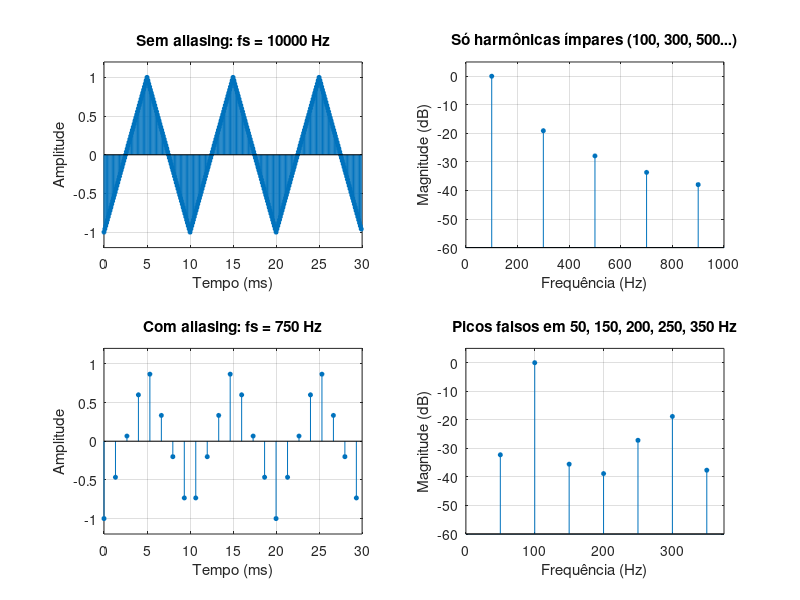

Reproduce this figure in MATLAB.
% Demonstração simples de aliasing no ESPECTRO de uma onda triangular
%
% A triangular só tem harmônicas ÍMPARES: 100, 300, 500, 700, 900 Hz...
% Se fs/2 (Nyquist) fica abaixo de alguma delas, essa harmônica "dobra"
% e aparece numa frequência errada.
clc; clear; close all;
pkg load signal                          % função sawtooth

f = 100;                                 % frequência da triangular (Hz)

% sawtooth(x, 0.5) gera uma triangular de -1 a 1
tri = @(t) sawtooth(2*pi*f*t, 0.5);

% Caso 1: SEM aliasing (Nyquist = 5000 Hz, bem acima das harmônicas visíveis)
fs1 = 10000;
% Caso 2: COM aliasing (Nyquist = 375 Hz: 500, 700, 900 Hz... dobram)
fs2 = 750;

fsList  = [fs1 fs2];
titulos = {'Sem aliasing', 'Com aliasing'};

figure;
for i = 1:2
  fs = fsList(i);
  n  = 0:1/fs:1-1/fs;                    % 1 s de sinal -> resolução de 1 Hz
  x  = tri(n);

  % --- Tempo: amostras (primeiros 30 ms) ---
  subplot(2,2,2*i-1);
  mostra = n <= 0.03;
  stem(n(mostra)*1e3, x(mostra), 'filled', 'markersize', 3);
  grid on;
  ylim([-1.2 1.2]);
  xlabel('Tempo (ms)'); ylabel('Amplitude');
  title(sprintf('%s: fs = %d Hz', titulos{i}, fs));

  % --- Espectro ---
  X    = abs(fft(x - mean(x)));          % espectro (sem o nível DC)
  X    = 20*log10(X/max(X) + eps);       % em dB (0 dB = fundamental)
  freq = (0:numel(x)-1)*fs/numel(x);     % eixo de frequência (Hz)

  subplot(2,2,2*i);
  stem(freq, X, 'filled', 'markersize', 3, 'basevalue', -60);
  grid on;
  ylim([-60 5]);
  xlabel('Frequência (Hz)'); ylabel('Magnitude (dB)');
  if i == 1
    xlim([0 1000]);
    title('Só harmônicas ímpares (100, 300, 500...)');
  else
    xlim([0 fs/2]);
    title('Picos falsos em 50, 150, 200, 250, 350 Hz');
  end
end

% Onde cada harmônica aparece depois de amostrada a fs2
printf('Harmônica (Hz)  ->  aparece em (Hz) com fs = %d Hz\n', fs2);
for k = 1:2:13
  fk = k*f;
  printf('%8d        ->  %6.0f\n', fk, abs(fk - fs2*round(fk/fs2)));
end
